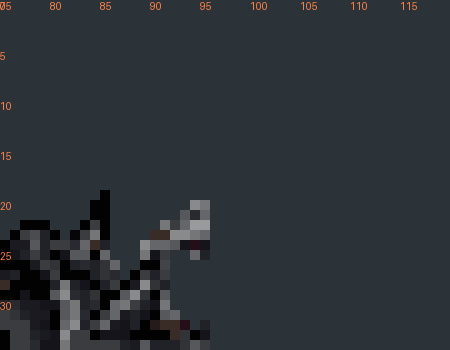
#> input picture experiments/main-orc-rear-recovery-v2/qa-revision-1-repair/AxeL-F02-grid.png, 450 x 350 px, given in place of 00.png, which was not available
$ python diagnostics.py
#> lines starting #> are read from the running program, lines starting #| are printed output that depends on the picture
from pathlib import Path
from PIL import Image,ImageDraw
E=Path('experiments/main-orc-rear-recovery-v2')
O=E/'qa-revision-1-repair';O.mkdir(exist_ok=True)
P=Path('characters/orc-v1/source/rear-recovery-v2')
specs={'SwordL':P/'back_l/Sword/Attack-representative-v1','AxeR':P/'back_r/Axe/Attack-representative-v1','AxeL':P/'back_l/Axe/Attack-representative-v1','SwordR':P/'back_r/Sword/Attack-representative-v2'}
def qa(im,scale=4):
    bg=Image.new('RGBA',im.size,(43,50,56,255));bg.alpha_composite(im);return bg.convert('RGB').resize((im.width*scale,im.height*scale),Image.Resampling.NEAREST)
for key,p in specs.items():
    sheet=Image.new('RGB',(4*512,2*550),(24,29,33));d=ImageDraw.Draw(sheet)
#> after `sheet = Image.new('RGB', (4 * 512, 2 * 550), (24, 29, 33))`:
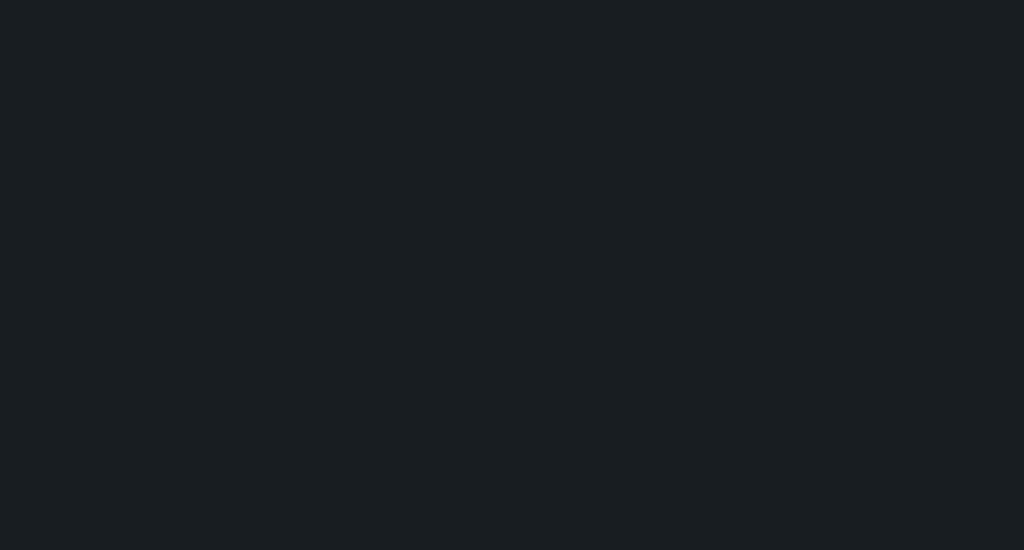
#> sheet: PIL image 2048x1100 RGB (shown at 1/2 size); mean R, G, B 24, 29, 33
    for i in range(8):
        im=Image.open(p/'layers/body'/f'{i:02}.png').convert('RGBA').crop((64,64,192,192))
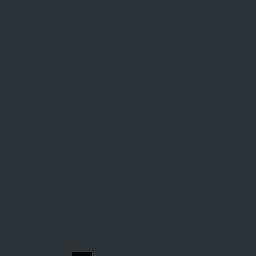
#> im: PIL image 128x128 RGBA (shown 2 times larger); mean R, G, B, A 42.9, 49.9, 55.9, 255
        x=i%4*512;y=i//4*550;sheet.paste(qa(im),(x,y+24));d.text((x+6,y+6),f'{key} F{i:02} native128',(245,240,220))
#> after `sheet.paste(qa(im), (x, y + 24))`:
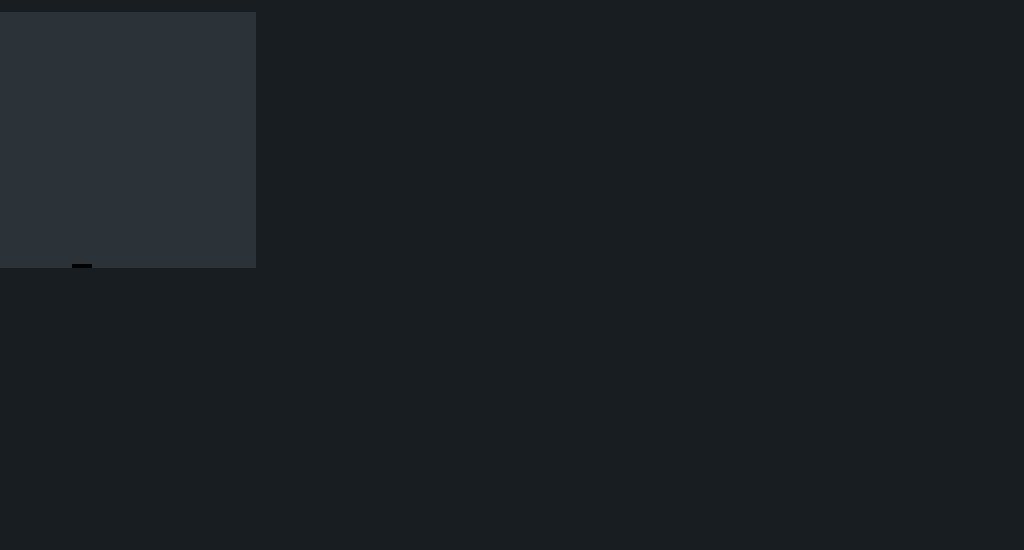
#> sheet: PIL image 2048x1100 RGB (shown at 1/2 size); mean R, G, B 26.2, 31.4, 35.7
#> (the run stopped early here; a loop or call above may not have finished)
